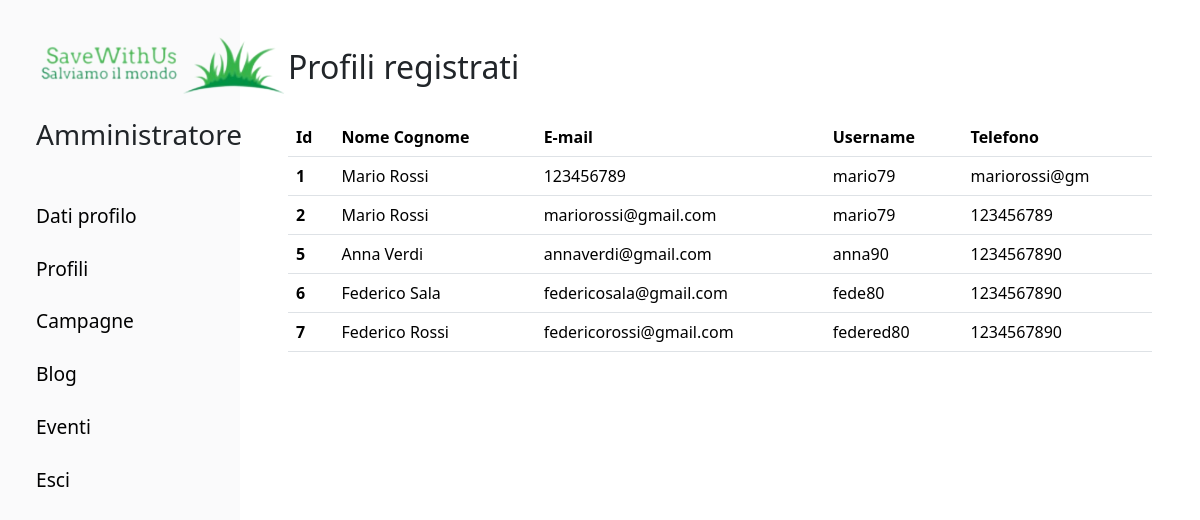
The app's page /admin/index.php?page=profili (signed in) with its own data.
### tables this page shows
CREATE TABLE `utenti` (
  `id_user` int(11) NOT NULL,
  `nome` varchar(20) NOT NULL,
  `cognome` varchar(20) NOT NULL,
  `email` varchar(40) NOT NULL,
  `num_tel` char(13) NOT NULL,
  `username` varchar(10) NOT NULL,
  `password` char(60) NOT NULL,
  `created` datetime NOT NULL
);

### admin/pages.php (the view, shortened to what this page needs)
<?php
function get_page($page)
{
    include('../db.php');
    $sql = "SELECT * from amministratori WHERE id_admin=" . $_SESSION['idamm'];
    $risprivilegi = $conn->query($sql);
    switch ($page) {
        case "profili":
            if ($risprivilegi->fetch_assoc()['azione_utenti'] == "true") {
?>
                <div class="tabl-utenti">
                    <h2>Profili registrati</h2><br>
                    <?php
                    $sql = "SELECT utenti.id_user, utenti.nome, utenti.cognome, utenti.email, utenti.username, utenti.num_tel FROM `utenti`";
                    $ris = $conn->query($sql);
                    if ($ris->num_rows > 0) {
                    ?>
                        <table class="table">
                            <thead class="thead-dark">
                                <tr>
                                    <th scope="col">Id</th>
                                    <th scope="col">Nome Cognome</th>
                                    <th scope="col">E-mail</th>
                                    <th scope="col">Username</th>
                                    <th scope="col">Telefono</th>
                                </tr>
                            </thead>
                            <tbody>
                                <?php
                                while ($row = $ris->fetch_assoc()) {
                                ?>
                                    <tr>
                                        <th><?= $row['id_user'] ?></th>
                                        <td><?= $row['nome'] . " " . $row['cognome'] ?></td>
                                        <td><?= $row['email'] ?></td>
                                        <td><?= $row['username'] ?></td>
                                        <td><?= $row['num_tel'] ?></td>
                                    </tr>
                                <?php
                                }
                                ?>
                            </tbody>
                        </table>
                </div>
        <?php
                    } else {
                        echo "Nessun utente registrato";
                    }
                } else {
                    echo "<h2>Non hai accesso a questa sezione</h2>";
                }
        ?>
        </div>
        <?php
            break;
        ?>
<?php
    }
}
?>

### admin/style/style.css (style rules this page uses)
body, html { height: 100%; font-family: "Roboto", sans-serif; margin: 0; }
.main .tabl-utenti { height: 100%; padding: 5%; }

### records on screen
utenti: id_user "1", nome "Mario", cognome "Rossi", email "123456789", username "mario79", num_tel "mariorossi@gm"
utenti: id_user "2", nome "Mario", cognome "Rossi", email "mariorossi@gmail.com", username "mario79", num_tel "123456789"
utenti: id_user "5", nome "Anna", cognome "Verdi", email "annaverdi@gmail.com", username "anna90", num_tel "1234567890"
utenti: id_user "6", nome "Federico", cognome "Sala", email "federicosala@gmail.com", username "fede80", num_tel "1234567890"
utenti: id_user "7", nome "Federico", cognome "Rossi", email "federicorossi@gmail.com", username "federed80", num_tel "1234567890"
